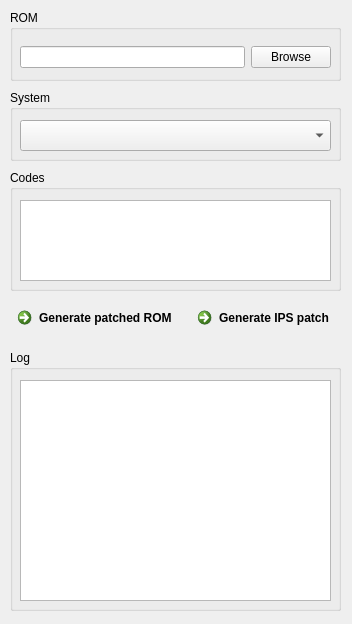
<?xml version="1.0" encoding="UTF-8"?>
<ui version="4.0">
 <class>MainWindow</class>
 <widget class="QMainWindow" name="MainWindow">
  <property name="geometry">
   <rect>
    <x>0</x>
    <y>0</y>
    <width>352</width>
    <height>624</height>
   </rect>
  </property>
  <property name="minimumSize">
   <size>
    <width>352</width>
    <height>512</height>
   </size>
  </property>
  <property name="maximumSize">
   <size>
    <width>16777215</width>
    <height>16777215</height>
   </size>
  </property>
  <property name="windowTitle">
   <string>MainWindow</string>
  </property>
  <widget class="QWidget" name="centralwidget">
   <widget class="QGroupBox" name="groupBox_2">
    <property name="geometry">
     <rect>
      <x>10</x>
      <y>90</y>
      <width>331</width>
      <height>71</height>
     </rect>
    </property>
    <property name="title">
     <string>System</string>
    </property>
    <widget class="QComboBox" name="system">
     <property name="geometry">
      <rect>
       <x>10</x>
       <y>30</y>
       <width>311</width>
       <height>31</height>
      </rect>
     </property>
    </widget>
   </widget>
   <widget class="QGroupBox" name="groupBox_3">
    <property name="geometry">
     <rect>
      <x>10</x>
      <y>350</y>
      <width>331</width>
      <height>261</height>
     </rect>
    </property>
    <property name="title">
     <string>Log</string>
    </property>
    <widget class="QPlainTextEdit" name="log">
     <property name="enabled">
      <bool>true</bool>
     </property>
     <property name="geometry">
      <rect>
       <x>10</x>
       <y>30</y>
       <width>311</width>
       <height>221</height>
      </rect>
     </property>
     <property name="font">
      <font>
       <family>Monospace</family>
      </font>
     </property>
     <property name="acceptDrops">
      <bool>false</bool>
     </property>
     <property name="undoRedoEnabled">
      <bool>false</bool>
     </property>
    </widget>
   </widget>
   <widget class="QGroupBox" name="groupBox">
    <property name="geometry">
     <rect>
      <x>10</x>
      <y>10</y>
      <width>331</width>
      <height>71</height>
     </rect>
    </property>
    <property name="minimumSize">
     <size>
      <width>0</width>
      <height>60</height>
     </size>
    </property>
    <property name="title">
     <string>ROM</string>
    </property>
    <widget class="QWidget" name="horizontalLayoutWidget_2">
     <property name="geometry">
      <rect>
       <x>10</x>
       <y>30</y>
       <width>311</width>
       <height>34</height>
      </rect>
     </property>
     <layout class="QHBoxLayout" name="horizontalLayout_2">
      <item>
       <widget class="QLineEdit" name="rom"/>
      </item>
      <item>
       <widget class="QPushButton" name="browse">
        <property name="text">
         <string>Browse</string>
        </property>
       </widget>
      </item>
     </layout>
    </widget>
   </widget>
   <widget class="QCommandLinkButton" name="patch">
    <property name="geometry">
     <rect>
      <x>10</x>
      <y>300</y>
      <width>171</width>
      <height>41</height>
     </rect>
    </property>
    <property name="text">
     <string>Generate patched ROM</string>
    </property>
   </widget>
   <widget class="QCommandLinkButton" name="ips">
    <property name="geometry">
     <rect>
      <x>190</x>
      <y>300</y>
      <width>151</width>
      <height>41</height>
     </rect>
    </property>
    <property name="text">
     <string>Generate IPS patch</string>
    </property>
   </widget>
   <widget class="QGroupBox" name="groupBox_4">
    <property name="geometry">
     <rect>
      <x>10</x>
      <y>170</y>
      <width>331</width>
      <height>121</height>
     </rect>
    </property>
    <property name="title">
     <string>Codes</string>
    </property>
    <widget class="QTextEdit" name="codes">
     <property name="geometry">
      <rect>
       <x>10</x>
       <y>30</y>
       <width>311</width>
       <height>81</height>
      </rect>
     </property>
     <property name="font">
      <font>
       <family>Monospace</family>
      </font>
     </property>
    </widget>
   </widget>
  </widget>
 </widget>
 <resources/>
 <connections/>
</ui>
